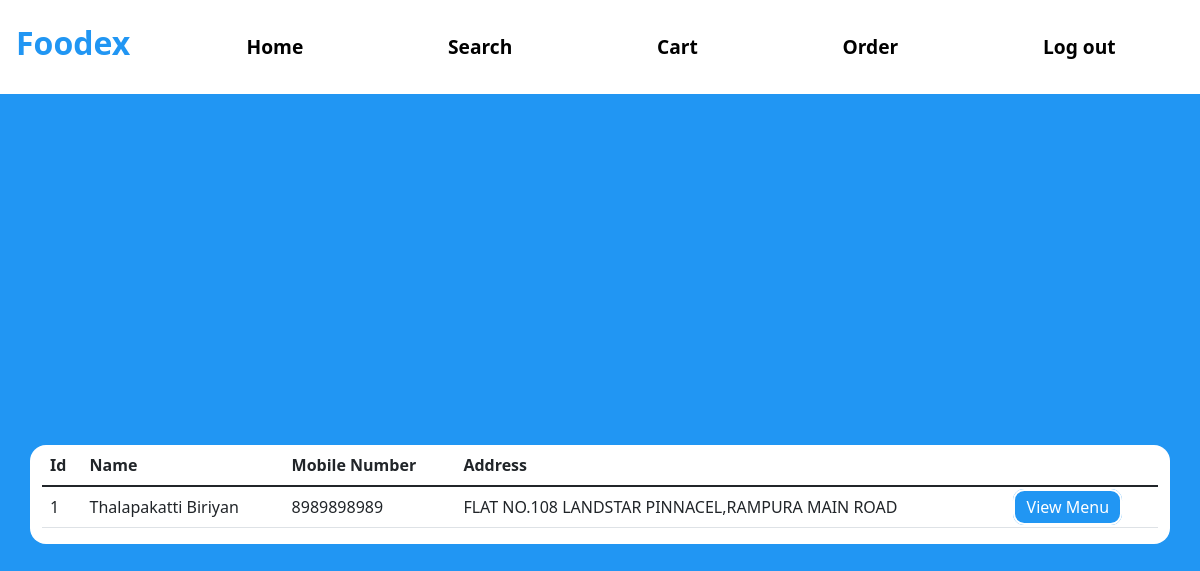
/View-Resturant, run on an earlier commit of the app's database.
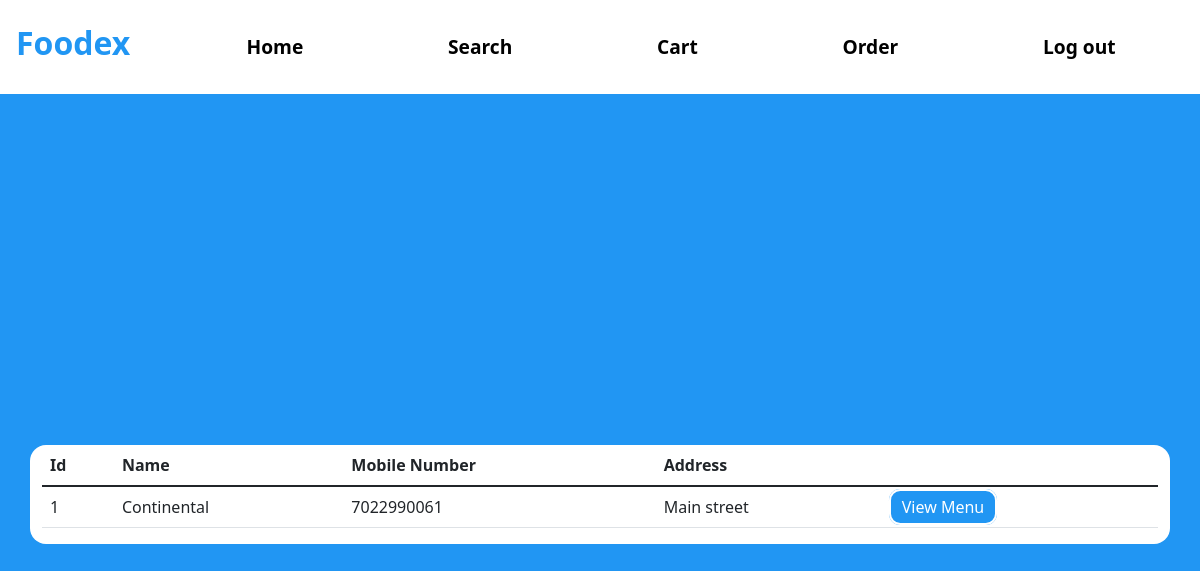
And on a later commit of the database.
### tables this page shows
CREATE TABLE RESTAURANT(
                        RESTAURANT_ID INTEGER PRIMARY KEY AUTOINCREMENT,
                        NAME_OF_RESTAURANT TEXT,
                        RESTAURANT_PASSWORD TEXT,
                        ADDRESS TEXT,
                        MOBILE_NO INTEGER,
                        RESTAURANT_PIN TEXT
                       );

### app.py (the view)
@app.route("/View-Resturant")
def User_View_Resturant():
    cursor = connection.cursor()
    cursor.execute("select * from RESTAURANT")
    result = cursor.fetchall()
    return render_template("View_Resturant.html", Resturant=result)

### templates/View_Resturant.html (shortened to what this page needs)
<!DOCTYPE html>
<html lang="en">
<head>
    <link href="https://cdn.jsdelivr.net/npm/bootstrap@5.1.3/dist/css/bootstrap.min.css" rel="stylesheet">
    <link rel= "stylesheet" type= "text/css" href= "{{ url_for('static',filename='Styles.css') }}">
</head>
<body style="background:#2196f3;">
<nav class="navbar navbar-expand-lg bg-white">
  <h3 class="navbar-brand Logo" style="color:#2196f3;font-size: 2rem;"href="#">Foodex</h3>
    <div class="container">
  <div class="collapse navbar-collapse" id="navbarSupportedContent">
    <ul class="navbar-nav mr-auto nav-links">
        <li class="nav-item">
        <a class="nav-link nav-link-btn" href="/User-Dashboard">Home</a>
      </li>
      <li class="nav-item">
        <a class="nav-link nav-link-btn" href="/View-Resturant">Search</a>
      </li>
      <li class="nav-item">
        <a class="nav-link nav-link-btn" href="/User-cart">Cart</a>
      </li>
        <li class="nav-item">
        <a class="nav-link nav-link-btn" href="/User-order">Order</a>
      </li>
        <li class="nav-item">
        <a class="nav-link nav-link-btn" href="/">Log out</a>
      </li>
    </ul>
  </div>
     </div>
</nav>
  <div class="ToCenter" >
  <div class="container">
        <div class="row">
            <div class="col">
                <table class="table">
                    <thead>
                      <tr>
                        <th scope="col">Id</th>
                        <th scope="col">Name</th>
                        <th scope="col">Mobile Number</th>
                        <th scope="col">Address</th>
                      </tr>
                    </thead>
                    <tbody>
                      {% for i in Resturant %}
                      <tr>
                        <td>{{i[0]}}</td>
                        <td>{{i[1]}}</td>
                          <td>{{i[4]}}</td>
                          <td>{{i[3]}}</td>
                            <td> <a class="Edit-btn" style="background:#2196f3;" href="/View-Resturant-menu?id={{i[0]}}"> View Menu</a> </td>
                      </tr>
                      {% endfor %}
                    </tbody>
                  </table>
            </div>
        </div>
    </div>
    </div>
<div class="area" >
          <ul class="circles">
          </ul>
   </div >
</body>
</html>

### static/Styles.css (style rules this page uses)
* { margin: 0px; padding: 0px; }
.ToCenter { display: flex; width: 100vw; min-height: 100vh; justify-content: center; align-items: center; background: rgba(0, 0, 0, 0); }
.container { min-width: 50vw; background: white; border-radius: 1rem; }
.Logo { text-align: center; padding: 1rem; font-weight: bold; }
.nav-links { width: 100%; display: flex; flex-direction: column; justify-content: space-around; align-items: center; }
.nav-link-btn { border:solid 2px white; font-size: 1.2rem; border-radius: 0.7rem; font-weight: bold; color: black; }
.Edit-btn { border:solid 2px white; color: white; text-decoration:none; padding: 0.3rem 0.7rem; border-radius: 0.7rem; }
.area { background: -webkit-linear-gradient(to left, #FB6C1F, #F9A72B); width: 100%; height:100vh; position: fixed; top: 0; width: 100%; z-index: -1; }
.circles { position: absolute; top: 0; left: 0; width: 100%; height: 100%; overflow: hidden; }

What changed in the data, as far as the page shows it:
changed RESTAURANT id 1: NAME_OF_RESTAURANT "Thalapakatti Biriyan" → "Continental"; MOBILE_NO "8989898989" → "7022990061"; ADDRESS "FLAT NO.108 LANDSTAR PINNACEL,RAMPURA MAIN ROAD" → "Main street"
